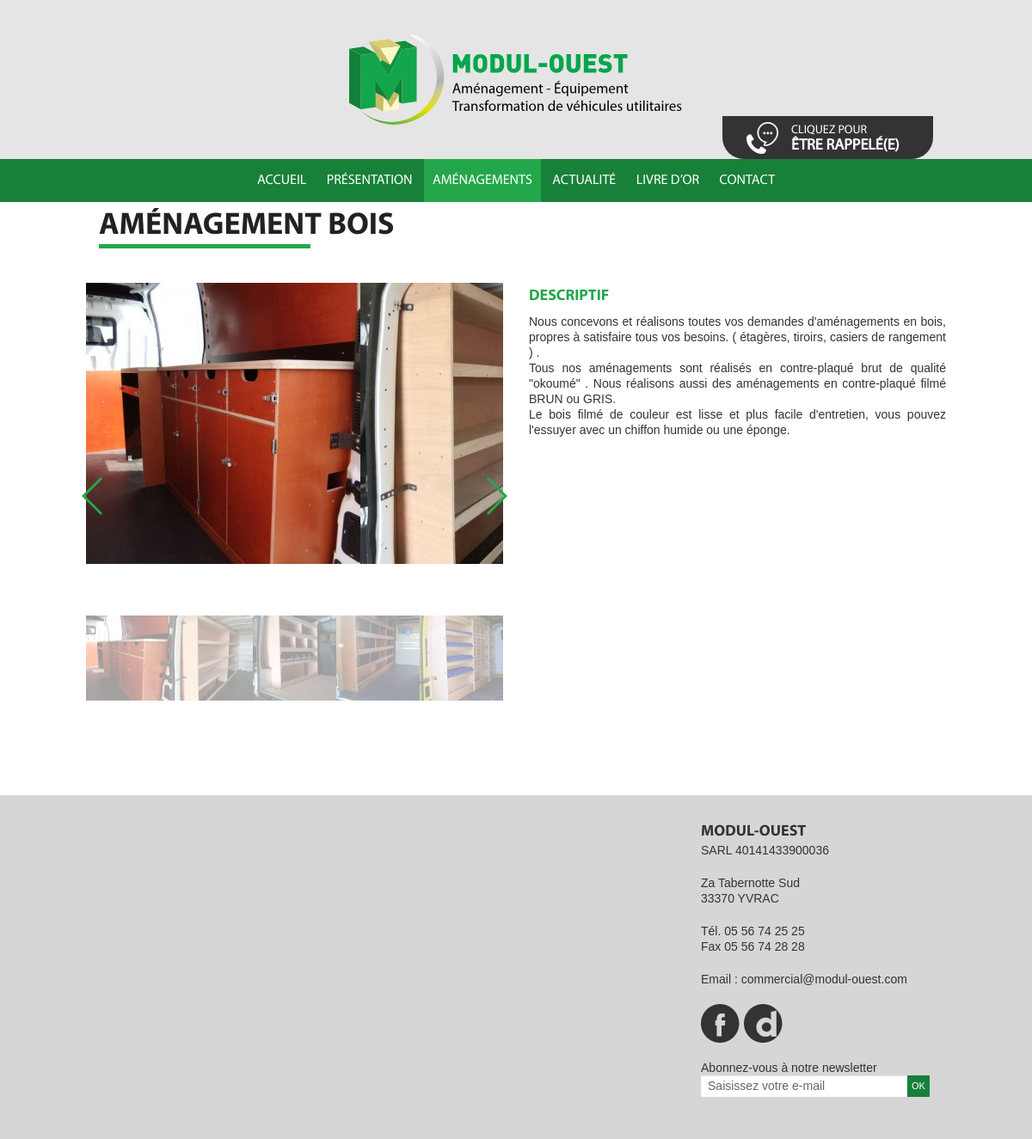
Page /amenagement-detail.php?id=12 on the committed database.
### tables this page shows
CREATE TABLE `product` (
  `id` int(10) unsigned NOT NULL AUTO_INCREMENT,
  `id_categorie` int(11) NOT NULL,
  `nom` varchar(100) NOT NULL,
  `description` text NOT NULL,
  `fichier_pdf` varchar(100) NOT NULL,
  `accueil` enum('0','1') NOT NULL DEFAULT '0',
  `online` enum('0','1') NOT NULL DEFAULT '0',
  PRIMARY KEY (`id`)
);

CREATE TABLE `product_image` (
  `num_image` int(11) NOT NULL AUTO_INCREMENT,
  `num_produit` int(11) NOT NULL,
  `fichier` varchar(100) NOT NULL,
  `defaut` enum('oui','non') NOT NULL DEFAULT 'non',
  PRIMARY KEY (`num_image`)
);

### admin/classes/StorageManager.php (called while the page is built, shortened)
<?php
class StorageManager{
	protected function dbConnect() {
		try {
			$this->mysqli = new mysqli ( DBHOST, DBUSER, DBPASSWD, DBNAME ) ;
		} catch (Exception $e) {
			throw new Exception("Erreur Connexion DB ". $e->getMessage());
		}
	}
}
?>

### admin/classes/Produit.php (called while the page is built, shortened)
<?php
require_once("StorageManager.php");
class Produit extends StorageManager {
	public function load( $id, $debug=false ){
		$new_array = null;
		$requete = "SELECT * FROM `product` WHERE id = " . $id ;
		$result = mysqli_query( $this->mysqli, $requete );
		while( $row = mysqli_fetch_assoc( $result ) ) {
			$new_array[] = $row;
		}
		return $new_array;
	}
}

### admin/classes/Produit_image.php (called while the page is built, shortened)
<?php
require_once("StorageManager.php");
class Produit_image extends StorageManager {
	public function getListe( $tab=array(), $debug=false ){
		$requete = "SELECT * FROM `product_image`" ;
		if ( $tab[ "where" ] == '' ) {
			$requete .= " WHERE num_image > 0";
			if ( !empty( $tab ) ) {
				foreach( $tab as $champ => $val ) {
					if ( $champ != "champ" && $champ != "order_by" && $champ != "sens" )
						$requete .= " AND " . $champ . " = '" . addslashes( $val ) . "'";
				}
			}
			$order_by = ( $tab[ "order_by" ] != "" ) ? $tab[ "order_by" ] : "num_image";
			$sens = ( $tab[ "sens" ] != "" ) ? $tab[ "sens" ] : "ASC";
			$requete .= " ORDER BY " . $order_by . " " . $sens;
		}
		else $requete .= $tab[ "where" ];
		$new_array = null;
		$result = mysqli_query( $this->mysqli, $requete );
		while( $row = mysqli_fetch_assoc( $result ) ) {
			$new_array[] = $row;
		}
		return $new_array;
	}
	public function getImageDefaut( $num_produit=0, $debug=false ) {
		$requete = "SELECT * FROM `product_image`
			WHERE num_produit = " . intval( $num_produit ) . "
			AND defaut = 'oui'";
		$result = mysqli_query( $this->mysqli, $requete );
		$row = mysqli_fetch_assoc( $result );
		return $row;
	}
}

### amenagement-detail.php (the view, shortened to what this page needs)
<?
	require $_SERVER[ "DOCUMENT_ROOT" ] . "/admin/classes/Produit.php";
	require $_SERVER[ "DOCUMENT_ROOT" ] . "/admin/classes/Produit_image.php";
	$debug = false;
	$produit = new Produit();
	$produit_image = new Produit_image();
	$result = $produit->load( $_GET[ "id" ], $debug );
	if ( 1 == 1 ) {
		$nom = $result[ 0 ][ "nom" ];
		$description = nl2br( $result[ 0 ][ "description" ] );
		$image_defaut = $produit_image->getImageDefaut( $result[ 0 ][ "id" ], $debug );
		if ( 1 == 1 ) {
			unset( $recherche );
			$recherche["num_produit"] = $result[ 0 ][ "id" ];
			$liste_image = $produit_image->getListe( $recherche, $debug );
		}
	}
?>
<!doctype html>
<html class="no-js" lang="fr">
	<head>
		<? include( $_SERVER[ "DOCUMENT_ROOT" ] . "/inc/header.php" ); ?>
	</head>
	<body>
		<? include( $_SERVER[ "DOCUMENT_ROOT" ] . "/inc/top.php" ); ?>
		<div class="row contenu">
			<? include( $_SERVER[ "DOCUMENT_ROOT" ] . "/rappel.php" ); ?>
			<div class="large-12 columns">
				<h1><?php echo $nom?></h1>
			</div>
			<div class="row">
				<div class="large-6 columns">
					<div class="gallery-top">
						<div class="swiper-wrapper">
							<?
							if ( !empty( $liste_image ) ) {
								foreach ( $liste_image as $_image ) {
									echo "<div class='swiper-slide'><a href='/photos/produit/normale" . $_image[ "fichier" ] . "' class='fancybox photo-principale' rel='offre'><img src='/photos/produit/accueil" . $_image[ "fichier" ] . "' alt='' /></a></div>\n";
								}
							}
							?>
						</div>
						<div class="swiper-button-next"></div>
						<div class="swiper-button-prev"></div>
					</div>
					<div class="gallery-thumbs">
						<div class="swiper-wrapper">
							<?
							if ( !empty( $liste_image ) ) {
								foreach ( $liste_image as $_image ) {
									echo "<div class='swiper-slide'><img src='/photos/produit/vignette" . $_image[ "fichier" ] . "' alt='' /></div>\n";
								}
							}
							?>
						</div>
					</div>
				</div>
				<div class="large-6 columns">
					<h3>Descriptif</h3>
					<p><?=$description?></p>
				</div>
			</div>
		</div>
		<? include( $_SERVER[ "DOCUMENT_ROOT" ] . "/inc/footer.php" ); ?>
		<? include( $_SERVER[ "DOCUMENT_ROOT" ] . "/scripts.php" ); ?>
	</body>
</html>

### css/style.css (style rules this page uses)
body { font-family:'MyriadPro-Regular';color:#333;background:url('/img/background.png') repeat-y top center #e5e5e5; }
h1, h2, h3, h4, h5, h6 { font-family:'MyriadPro-Bold';text-transform:uppercase;font-size:36px; }
h1 { background:url('/img/bg-h1.png') no-repeat left bottom;margin-bottom:40px; }
h3 { font-size:18px;color:#24a74b; }
p { font-family:Arial,Helvetica,sans-serif;font-size:14px;line-height:18px;text-align:justify; }
.swiper-slide { padding:50px 0 0 0; }
.contenu { position:relative;margin-bottom:100px; }
.gallery-top, .gallery-thumbs { overflow:hidden; }
.gallery-top { width:100%; }
.gallery-top .swiper-slide { background-size:cover;background-position:center center;background-repeat:no-repeat;min-height:327px;padding:0;display:block;text-align:center; }
.gallery-thumbs { height:20%;box-sizing:border-box;padding:10px 0; }
.gallery-thumbs .swiper-slide { width:20%;opacity:0.4; }

### rows in the picture
product: nom "AMÉNAGEMENT BOIS", description "Nous concevons et réalisons toutes vos demandes d'aménagements en bois, propres à satisfaire tous vos besoins. ( étagères, tiroirs, casiers de rangement ) . Tous nos aménagements sont réalisés en contre-plaqué brut de qualité \"okoumé\" . Nous réalisons aussi des aménagements en contre-plaqué filmé BRUN ou GRIS. Le bois filmé de couleur est lisse et plus facile d'entretien, vous pouvez l'essuyer avec un chiffon humide ou une éponge."
product_image: fichier (picture)
product_image: fichier (picture)
product_image: fichier (picture)
product_image: fichier (picture)
product_image: fichier (picture)
